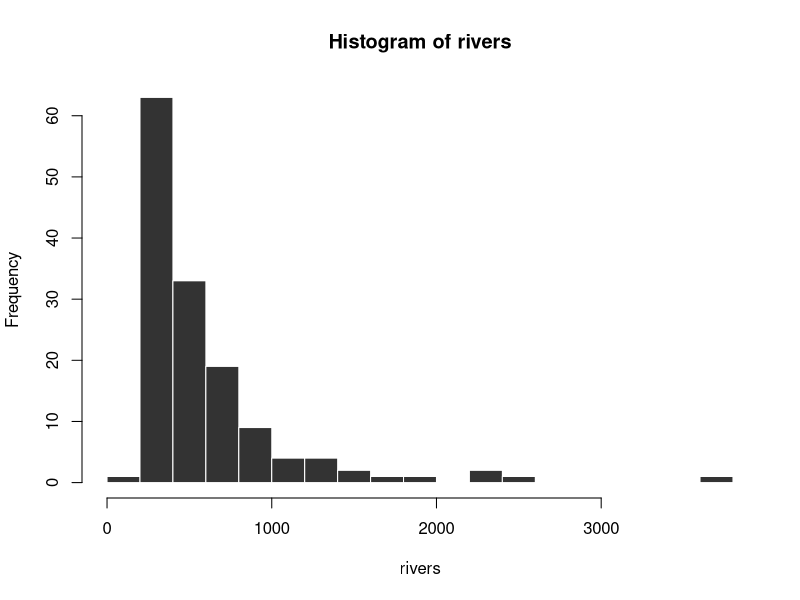
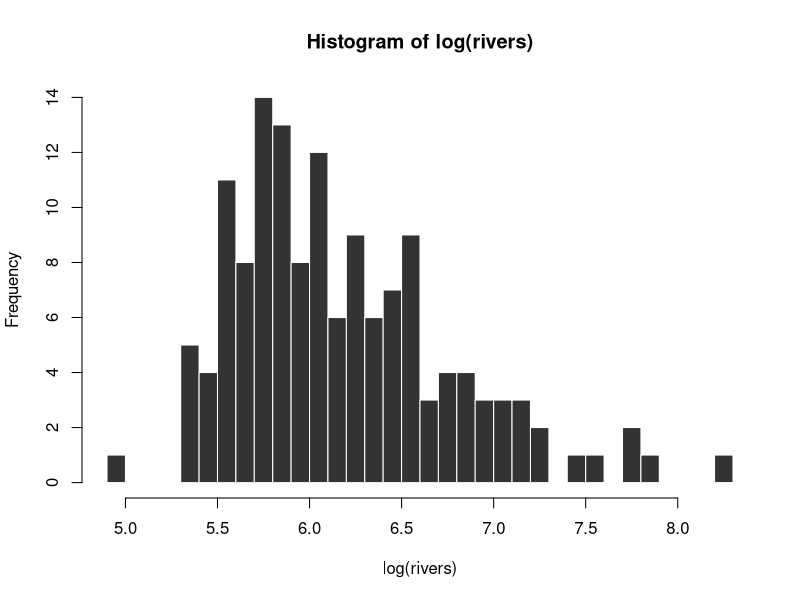
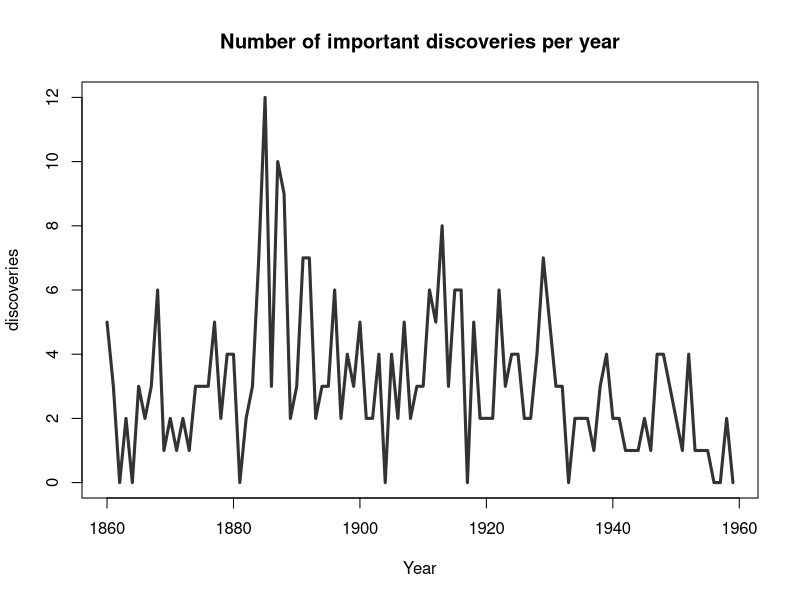
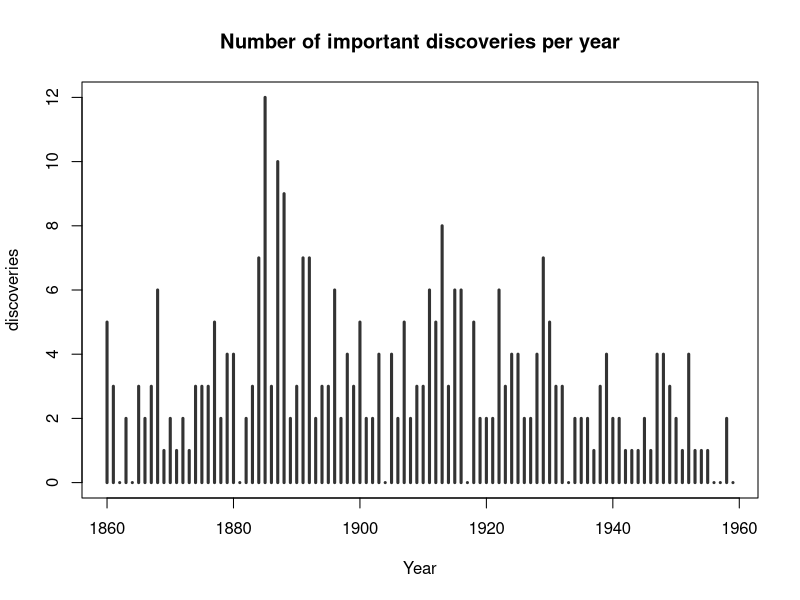
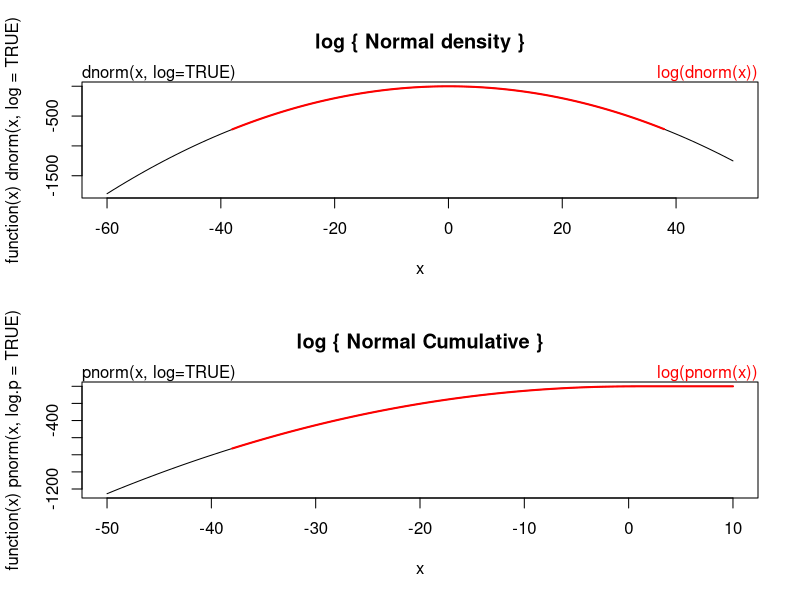
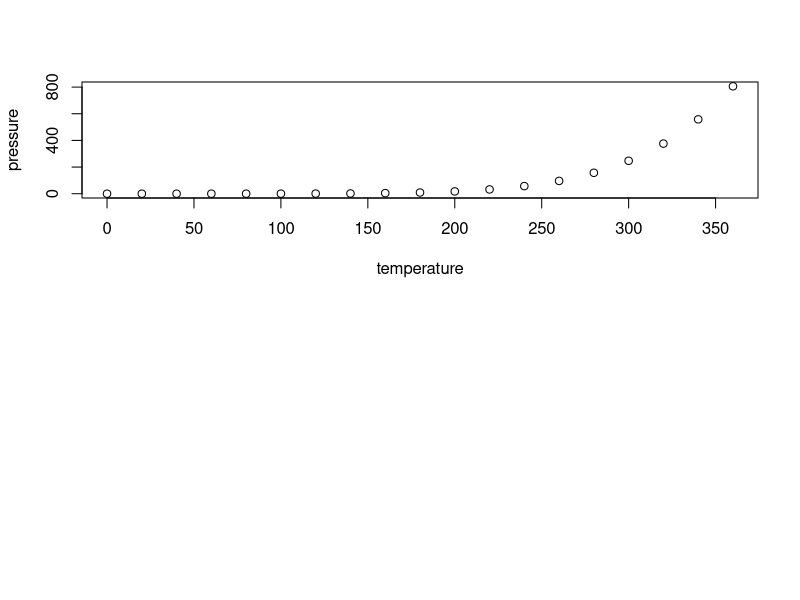

R code for these plots, in order:
## ---- chunk 1
knitr::opts_chunk$set(echo = TRUE)
## ---- chunk 2
# Comments start with number symbols.

# You can't make multi-line comments,
# but you can stack multiple comments like so.

# in Windows you can use CTRL-ENTER to execute a line.
# on Mac it is COMMAND-ENTER
## ---- chunk 3
data()          # browse pre-loaded data sets
data(rivers)    # get this one: "Lengths of Major North American Rivers"
ls()            # notice that "rivers" now appears in the workspace
head(rivers)    # peek at the data set
length(rivers)  # how many rivers were measured?
summary(rivers) # what are some summary statistics?

# make a stem-and-leaf plot (a histogram-like data visualization)
stem(rivers)

# Take this, Bell curve fundamentalists.
stem(log(rivers)) # Notice that the data are neither normal nor log-normal!

# make a histogram:
hist(rivers, col="#333333", border="white", breaks=25) # play around with these parameters
hist(log(rivers), col="#333333", border="white", breaks=25) # you'll do more plotting later
## ---- chunk 4
summary(discoveries)

data(discoveries)
plot(discoveries, col="#333333", lwd=3, xlab="Year",
     main="Number of important discoveries per year")
plot(discoveries, col="#333333", lwd=3, type = "h", xlab="Year",
     main="Number of important discoveries per year")

# Rather than leaving the default ordering (by year),
# we could also sort to see what's typical:
sort(discoveries)

stem(discoveries, scale=2)

max(discoveries)
## ---- chunk 5
# Roll a die a few times
round(runif(7, min=.5, max=6.5))

# Draw from a standard Gaussian 9 times
rnorm(9)
## ---- chunk 6
require(graphics)

dnorm(0) == 1/sqrt(2*pi)
dnorm(1) == exp(-1/2)/sqrt(2*pi)
dnorm(1) == 1/sqrt(2*pi*exp(1))

## Using "log = TRUE" for an extended range :
par(mfrow = c(2,1))
plot(function(x) dnorm(x, log = TRUE), -60, 50,
     main = "log { Normal density }")
curve(log(dnorm(x)), add = TRUE, col = "red", lwd = 2)
mtext("dnorm(x, log=TRUE)", adj = 0)
mtext("log(dnorm(x))", col = "red", adj = 1)

plot(function(x) pnorm(x, log.p = TRUE), -50, 10,
     main = "log { Normal Cumulative }")
curve(log(pnorm(x)), add = TRUE, col = "red", lwd = 2)
mtext("pnorm(x, log=TRUE)", adj = 0)
mtext("log(pnorm(x))", col = "red", adj = 1)

## if you want the so-called 'error function'
erf <- function(x) 2 * pnorm(x * sqrt(2)) - 1
## (see Abramowitz and Stegun 29.2.29)
## and the so-called 'complementary error function'
erfc <- function(x) 2 * pnorm(x * sqrt(2), lower = FALSE)
## and the inverses
erfinv <- function (x) qnorm((1 + x)/2)/sqrt(2)
erfcinv <- function (x) qnorm(x/2, lower = FALSE)/sqrt(2)
## ---- chunk 7
# Long-storage integers are written with L
5L # 5
# (Try ?class for more information on the class() function.)
# In R, every single value, like 5L, is considered a vector of length 1
class(5L) # "integer"
length(5L) # 1
# You can have an integer vector with length > 1 too:
c(4L, 5L, 8L, 3L) # 4 5 8 3
length(c(4L, 5L, 8L, 3L)) # 4
class(c(4L, 5L, 8L, 3L)) # "integer"
## ---- chunk 8
# A "numeric" is a double-precision floating-point number
5 # 5
class(5) # "numeric"
# Again, everything in R is a vector;
# you can make a numeric vector with more than one element
c(3,3,3,2,2,1) # 3 3 3 2 2 1
# You can use scientific notation too
5e4 # 50000
6.02e23 # Avogadro's number
1.6e-35 # Planck length
# You can also have infinitely large or small numbers
class(Inf)  # "numeric"
class(-Inf) # "numeric"
# You might use "Inf", for example, in integrate(dnorm, 3, Inf);
# this obviates Z-score tables.
## ---- chunk 9
10L + 66L # 76      # integer plus integer gives integer
53.2 - 4  # 49.2    # numeric minus numeric gives numeric
2.0 * 2L  # 4       # numeric times integer gives numeric
3L / 4    # 0.75    # integer over numeric gives numeric
3 %% 2    # 1       # the remainder of two numerics is another numeric
# Illegal arithmetic yields you a "not-a-number":
0 / 0 # NaN
class(NaN) # "numeric"
# You can do arithmetic on two vectors with length greater than 1,
# so long as the larger vector's length is an integer multiple of the smaller
c(1,2,3) + c(1,2,3) # 2 4 6
# Since a single number is a vector of length one, scalars are applied 
# elementwise to vectors
(4 * c(1,2,3) - 2) / 2 # 1 3 5
# Except for scalars, use caution when performing arithmetic on vectors with 
# different lengths. Although it can be done, 
c(1,2,3,1,2,3) * c(1,2) # 1 4 3 2 2 6
# Matching lengths is better practice and easier to read
c(1,2,3,1,2,3) * c(1,2,1,2,1,2) 
## ---- chunk 10
"Horatio" # "Horatio"
class("Horatio") # "character"
class('H') # "character"
# Those were both character vectors of length 1
# Here is a longer one:
c('alef', 'bet', 'gimmel', 'dalet', 'he')
# =>
# "alef"   "bet"    "gimmel" "dalet"  "he"
length(c("Call","me","Ishmael")) # 3
# You can do regex operations on character vectors:
substr("Fortuna multis dat nimis, nulli satis.", 9, 15) # "multis "
gsub('u', 'ø', "Fortuna multis dat nimis, nulli satis.") # "Fortøna møltis dat nimis, nølli satis."
# R has several built-in character vectors:
letters
month.abb
## ---- chunk 11
class(TRUE) # "logical"
class(FALSE)    # "logical"
# Their behavior is normal
TRUE == TRUE    # TRUE
TRUE == FALSE   # FALSE
FALSE != FALSE  # FALSE
FALSE != TRUE   # TRUE
# Missing data (NA) is logical, too
class(NA)   # "logical"
# Use | and & for logic operations.
# OR
TRUE | FALSE    # TRUE
# AND
TRUE & FALSE    # FALSE
# Applying | and & to vectors returns elementwise logic operations
c(TRUE,FALSE,FALSE) | c(FALSE,TRUE,FALSE) # TRUE TRUE FALSE
c(TRUE,FALSE,TRUE) & c(FALSE,TRUE,TRUE) # FALSE FALSE TRUE
# You can test if x is TRUE
isTRUE(TRUE)    # TRUE
# Here we get a logical vector with many elements:
c('Z', 'o', 'r', 'r', 'o') == "Zorro" # FALSE FALSE FALSE FALSE FALSE
c('Z', 'o', 'r', 'r', 'o') == "Z" # TRUE FALSE FALSE FALSE FALSE
## ---- chunk 12
factor(c("blue", "blue", "green", NA, "blue"))
#  blue blue green   <NA>   blue
# Levels: blue green
# The "levels" are the values the categorical data can take
# Note that missing data does not enter the levels
levels(factor(c("green", "green", "blue", NA, "blue"))) # "blue" "green"
# If a factor vector has length 1, its levels will have length 1, too
length(factor("green")) # 1
length(levels(factor("green"))) # 1
# Factors are commonly seen in data frames, a data structure we will cover later
data(infert) # "Infertility after Spontaneous and Induced Abortion"
levels(infert$education) # "0-5yrs"  "6-11yrs" "12+ yrs"
## ---- chunk 13
class(NULL) # NULL
parakeet = c("beak", "feathers", "wings", "eyes")
parakeet
# =>
# [1] "beak"     "feathers" "wings"    "eyes"
parakeet <- NULL
parakeet
## ---- chunk 14
as.character(c(6, 8)) # "6" "8"
as.logical(c(1,0,1,1)) # TRUE FALSE  TRUE  TRUE
# If you put elements of different types into a vector, weird coercions happen:
c(TRUE, 4) # 1 4
c("dog", TRUE, 4) # "dog"  "TRUE" "4"
as.numeric("Bilbo")
## ---- chunk 15
x = 5 # this is possible
y <- "1" # this is preferred
TRUE -> z # this works but is weird

# LOOPS
# We've got for loops
for (i in 1:4) {
  print(i)
}
# We've got while loops
a <- 10
while (a > 4) {
    cat(a, "...", sep = "")
    a <- a - 1
}

# Keep in mind that for and while loops run slowly in R
# Operations on entire vectors (i.e. a whole row, a whole column)
# or apply()-type functions (we'll discuss later) are preferred

# IF/ELSE
# Again, pretty standard
if (4 > 3) {
    print("4 is greater than 3")
} else {
    print("4 is not greater than 3")
}

# FUNCTIONS
# Defined like so:
jiggle <- function(x) {
    x = x + rnorm(1, sd=.1) #add in a bit of (controlled) noise
    return(x)
}
# Called like any other R function:
jiggle(5)   # 5±ε. After set.seed(2716057), jiggle(5)==5.005043
## ---- chunk 16
plot(pressure)
